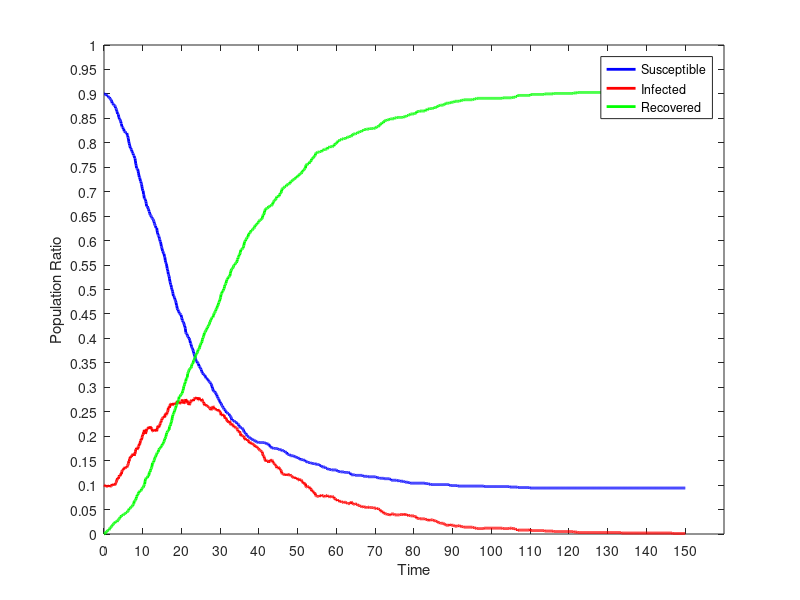

The MATLAB script that drew this image:
dynamics = [
0.00,90.000,10.000,0.000;
0.10,90.000,10.000,0.000;
0.20,90.000,9.900,0.100;
0.30,90.000,9.800,0.200;
0.40,89.900,9.900,0.200;
0.50,89.900,9.800,0.300;
0.60,89.800,9.700,0.500;
0.70,89.800,9.700,0.500;
0.80,89.600,9.800,0.600;
0.90,89.600,9.700,0.700;
1.00,89.600,9.700,0.700;
1.10,89.400,9.800,0.800;
1.20,89.300,9.900,0.800;
1.30,89.300,9.900,0.800;
1.40,89.300,9.700,1.000;
1.50,89.100,9.800,1.100;
1.60,89.000,9.700,1.300;
1.70,88.900,9.800,1.300;
1.80,88.800,9.800,1.400;
1.90,88.700,9.800,1.500;
2.00,88.500,9.900,1.600;
2.10,88.100,10.200,1.700;
2.20,88.100,10.000,1.900;
2.30,88.000,10.100,1.900;
2.40,87.900,10.100,2.000;
2.50,87.700,10.200,2.100;
2.60,87.700,10.100,2.200;
2.70,87.700,10.100,2.200;
2.80,87.600,10.000,2.400;
2.90,87.400,10.100,2.500;
3.00,87.100,10.400,2.500;
3.10,87.000,10.500,2.500;
3.20,86.800,10.700,2.500;
3.30,86.500,11.000,2.500;
3.40,86.300,11.200,2.500;
3.50,85.900,11.400,2.700;
3.60,85.900,11.300,2.800;
3.70,85.800,11.300,2.900;
3.80,85.300,11.700,3.000;
3.90,85.100,11.800,3.100;
4.00,84.800,12.000,3.200;
4.10,84.800,11.900,3.300;
4.20,84.600,11.900,3.500;
4.30,84.400,12.100,3.500;
4.40,84.000,12.400,3.600;
4.50,83.900,12.300,3.800;
4.60,83.400,12.800,3.800;
4.70,83.200,13.000,3.800;
4.80,83.200,13.000,3.800;
4.90,83.100,13.100,3.800;
5.00,82.800,13.300,3.900;
5.10,82.800,13.200,4.000;
5.20,82.400,13.500,4.100;
5.30,82.300,13.600,4.100;
5.40,82.300,13.500,4.200;
5.50,82.100,13.700,4.200;
5.60,82.100,13.600,4.300;
5.70,82.000,13.600,4.400;
5.80,82.000,13.600,4.400;
5.90,82.000,13.600,4.400;
6.00,81.600,13.900,4.500;
6.10,81.400,14.000,4.600;
6.20,81.100,14.200,4.700;
6.30,80.800,14.400,4.800;
6.40,80.200,14.900,4.900;
6.50,79.900,14.900,5.200;
6.60,79.500,15.300,5.200;
6.70,79.300,15.500,5.200;
6.80,78.900,15.800,5.300;
6.90,78.900,15.700,5.400;
7.00,78.700,15.800,5.500;
7.10,78.600,15.800,5.600;
7.20,78.300,16.100,5.600;
7.30,78.100,16.200,5.700;
7.40,77.900,16.300,5.800;
7.50,77.800,16.200,6.000;
7.60,77.500,16.400,6.100;
7.70,77.400,16.400,6.200;
7.80,77.300,16.000,6.700;
7.90,76.900,16.300,6.800;
8.00,76.800,16.400,6.800;
8.10,76.300,16.800,6.900;
8.20,75.700,17.300,7.000;
8.30,75.400,17.300,7.300;
8.40,74.800,17.600,7.600;
8.50,74.700,17.600,7.700;
8.60,74.700,17.300,8.000;
8.70,74.600,17.400,8.000;
8.80,74.200,17.600,8.200;
8.90,73.800,17.900,8.300;
9.00,73.400,18.000,8.600;
9.10,73.000,18.400,8.600;
9.20,72.900,18.300,8.800;
9.30,72.600,18.600,8.800;
9.40,72.200,19.000,8.800;
9.50,72.100,19.100,8.800;
9.60,71.700,19.400,8.900;
9.70,71.500,19.300,9.200;
9.80,71.000,19.700,9.300;
9.90,70.600,20.000,9.400;
10.00,70.200,20.300,9.500;
10.10,70.200,20.300,9.500;
10.20,69.500,20.800,9.700;
10.30,69.300,20.800,9.900;
10.40,68.600,21.300,10.100;
10.50,68.600,21.200,10.200;
10.60,68.500,20.700,10.800;
10.70,68.300,20.500,11.200;
10.80,68.000,20.700,11.300;
10.90,67.600,20.900,11.500;
11.00,67.000,21.500,11.500;
11.10,67.000,21.500,11.500;
11.20,67.000,21.500,11.500;
11.30,66.800,21.500,11.700;
11.40,66.500,21.600,11.900;
11.50,66.400,21.700,11.900;
11.60,66.000,21.900,12.100;
11.70,65.900,21.500,12.600;
11.80,65.600,21.700,12.700;
11.90,65.300,22.000,12.700;
12.00,65.200,21.800,13.000;
12.10,65.100,21.600,13.300;
12.20,64.900,21.700,13.400;
12.30,64.800,21.600,13.600;
12.40,64.600,21.500,13.900;
12.50,64.500,21.000,14.500;
12.60,64.400,21.000,14.600;
12.70,64.300,21.100,14.600;
12.80,64.100,21.200,14.700;
12.90,63.900,21.100,15.000;
13.00,63.500,21.300,15.200;
13.10,63.300,21.200,15.500;
13.20,63.100,21.200,15.700;
13.30,63.000,21.200,15.800;
13.40,62.600,21.400,16.000;
13.50,62.600,21.200,16.200;
13.60,62.600,21.000,16.400;
13.70,62.000,21.400,16.600;
13.80,61.600,21.800,16.600;
13.90,61.300,22.000,16.700;
14.00,61.100,22.100,16.800;
14.10,61.000,21.800,17.200;
14.20,60.800,21.900,17.300;
14.30,60.400,22.100,17.500;
14.40,60.200,22.300,17.500;
14.50,59.800,22.600,17.600;
14.60,59.700,22.700,17.600;
14.70,59.300,22.900,17.800;
14.80,58.800,23.200,18.000;
14.90,58.600,23.300,18.100;
15.00,58.300,23.600,18.100;
15.10,57.900,23.700,18.400;
15.20,57.800,23.800,18.400;
15.30,57.500,23.900,18.600;
15.40,57.300,23.900,18.800;
15.50,57.300,23.800,18.900;
15.60,56.700,24.100,19.200;
15.70,56.600,23.900,19.500;
15.80,56.000,24.500,19.500;
15.90,55.600,24.600,19.800;
16.00,55.400,24.600,20.000;
16.10,55.200,24.400,20.400;
16.20,54.800,24.500,20.700;
16.30,54.300,24.900,20.800;
16.40,54.000,25.000,21.000;
16.50,53.700,25.200,21.100;
16.60,53.100,25.800,21.100;
16.70,52.900,25.800,21.300;
16.80,52.700,26.000,21.300;
16.90,52.200,25.800,22.000;
17.00,51.700,26.200,22.100;
17.10,51.400,26.500,22.100;
17.20,51.000,26.600,22.400;
17.30,50.900,26.400,22.700;
17.40,50.400,26.600,23.000;
17.50,50.100,26.700,23.200;
17.60,49.900,26.400,23.700;
17.70,49.600,26.300,24.100;
17.80,49.200,26.400,24.400;
17.90,48.700,26.800,24.500;
18.00,48.700,26.600,24.700;
18.10,48.500,26.600,24.900;
18.20,48.300,26.500,25.200;
18.30,48.000,26.600,25.400;
18.40,47.800,26.600,25.600;
18.50,47.600,26.600,25.800;
18.60,47.300,26.500,26.200;
18.70,46.800,26.900,26.300;
18.80,46.600,26.900,26.500;
18.90,46.100,27.200,26.700;
19.00,45.900,27.100,27.000;
19.10,45.900,26.900,27.200;
19.20,45.500,27.100,27.400;
19.30,45.500,27.000,27.500;
19.40,45.200,26.700,28.100;
19.50,45.100,26.800,28.100;
19.60,45.100,26.800,28.100;
19.70,44.900,26.800,28.300;
19.80,44.800,26.700,28.500;
19.90,44.800,26.700,28.500;
20.00,44.300,27.100,28.600;
20.10,44.100,27.200,28.700;
20.20,43.700,27.500,28.800;
20.30,43.600,27.200,29.200;
20.40,43.400,27.200,29.400;
20.50,43.300,27.000,29.700;
20.60,43.100,26.700,30.200;
20.70,42.800,26.900,30.300;
20.80,42.600,26.800,30.600;
20.90,42.300,26.800,30.900;
21.00,42.000,26.900,31.100;
21.10,41.200,27.600,31.200;
21.20,41.000,27.300,31.700;
21.30,41.000,27.100,31.900;
21.40,40.900,27.200,31.900;
21.50,40.600,27.300,32.100;
21.60,40.400,26.800,32.800;
21.70,40.300,26.700,33.000;
21.80,40.300,26.500,33.200;
21.90,40.000,26.600,33.400;
22.00,40.000,26.400,33.600;
22.10,39.700,26.500,33.800;
22.20,39.500,26.700,33.800;
22.30,39.000,27.100,33.900;
22.40,38.900,27.200,33.900;
22.50,38.700,27.300,34.000;
22.60,38.300,27.400,34.300;
22.70,38.100,27.200,34.700;
22.80,38.000,27.200,34.800;
22.90,37.800,27.400,34.800;
23.00,37.500,27.500,35.000;
23.10,37.300,27.200,35.500;
23.20,36.900,27.600,35.500;
23.30,36.700,27.600,35.700;
23.40,36.400,27.700,35.900;
23.50,36.100,27.900,36.000;
23.60,35.900,27.800,36.300;
23.70,35.600,27.800,36.600;
23.80,35.400,27.800,36.800;
23.90,35.300,27.900,36.800;
24.00,35.300,27.700,37.000;
24.10,35.000,27.900,37.100;
24.20,34.900,27.700,37.400;
24.30,34.900,27.400,37.700;
24.40,34.800,27.400,37.800;
24.50,34.300,27.900,37.800;
24.60,34.300,27.800,37.900;
24.70,34.200,27.600,38.200;
24.80,34.000,27.400,38.600;
24.90,33.900,27.400,38.700;
25.00,33.700,27.400,38.900;
25.10,33.600,27.300,39.100;
25.20,33.300,27.600,39.100;
25.30,33.100,27.500,39.400;
25.40,32.900,27.300,39.800;
25.50,32.800,27.100,40.100;
25.60,32.800,27.000,40.200;
25.70,32.600,27.000,40.400;
25.80,32.600,26.700,40.700;
25.90,32.500,26.400,41.100;
26.00,32.500,26.300,41.200;
26.10,32.300,26.400,41.300;
26.20,32.100,26.500,41.400;
26.30,31.900,26.500,41.600;
26.40,31.900,26.300,41.800;
26.50,31.900,26.300,41.800;
26.60,31.700,26.100,42.200;
26.70,31.700,26.100,42.200;
26.80,31.500,26.100,42.400;
26.90,31.500,26.000,42.500;
27.00,31.300,26.000,42.700;
27.10,31.200,26.000,42.800;
27.20,31.100,25.900,43.000;
27.30,31.000,25.700,43.300;
27.40,31.000,25.600,43.400;
27.50,30.900,25.400,43.700;
27.60,30.700,25.500,43.800;
27.70,30.600,25.400,44.000;
27.80,30.300,25.500,44.200;
27.90,30.100,25.600,44.300;
28.00,29.800,25.900,44.300;
28.10,29.600,26.100,44.300;
28.20,29.300,26.100,44.600;
28.30,29.200,26.000,44.800;
28.40,29.200,25.700,45.100;
28.50,29.200,25.600,45.200;
28.60,29.000,25.700,45.300;
28.70,29.000,25.500,45.500;
28.80,28.900,25.500,45.600;
28.90,28.700,25.400,45.900;
29.00,28.500,25.400,46.100;
29.10,28.500,25.400,46.100;
29.20,28.100,25.500,46.400;
29.30,28.000,25.300,46.700;
29.40,27.800,25.500,46.700;
29.50,27.700,25.300,47.000;
29.60,27.600,25.100,47.300;
29.70,27.400,25.200,47.400;
29.80,27.200,25.200,47.600;
29.90,27.000,25.100,47.900;
30.00,27.000,24.900,48.100;
30.10,26.700,24.900,48.400;
30.20,26.700,24.300,49.000;
30.30,26.500,24.400,49.100;
30.40,26.300,24.500,49.200;
30.50,26.200,24.300,49.500;
30.60,26.100,24.200,49.700;
30.70,25.900,24.400,49.700;
30.80,25.800,24.400,49.800;
30.90,25.700,24.200,50.100;
31.00,25.500,24.300,50.200;
31.10,25.500,23.900,50.600;
31.20,25.400,23.700,50.900;
31.30,25.200,23.800,51.000;
31.40,25.200,23.600,51.200;
31.50,25.000,23.700,51.300;
31.60,24.800,23.500,51.700;
31.70,24.800,23.200,52.000;
31.80,24.800,23.100,52.100;
31.90,24.700,23.200,52.100;
32.00,24.600,23.000,52.400;
32.10,24.600,22.800,52.600;
32.20,24.600,22.800,52.600;
32.30,24.500,22.900,52.600;
32.40,24.200,23.100,52.700;
32.50,24.200,23.000,52.800;
32.60,24.100,22.600,53.300;
32.70,24.000,22.400,53.600;
32.80,23.800,22.300,53.900;
32.90,23.600,22.300,54.100;
33.00,23.300,22.500,54.200;
33.10,23.300,22.400,54.300;
33.20,23.300,22.400,54.300;
33.30,23.200,22.300,54.500;
33.40,23.200,22.100,54.700;
33.50,23.200,21.900,54.900;
33.60,23.100,21.900,55.000;
33.70,23.000,22.000,55.000;
33.80,22.900,21.900,55.200;
33.90,22.900,21.800,55.300;
34.00,22.900,21.700,55.400;
34.10,22.800,21.700,55.500;
34.20,22.800,21.700,55.500;
34.30,22.700,21.600,55.700;
34.40,22.500,21.400,56.100;
34.50,22.500,21.300,56.200;
34.60,22.500,21.000,56.500;
34.70,22.400,21.000,56.600;
34.80,22.300,20.900,56.800;
34.90,22.000,20.900,57.100;
35.00,21.900,21.000,57.100;
35.10,21.900,20.700,57.400;
35.20,21.800,20.600,57.600;
35.30,21.800,20.100,58.100;
35.40,21.700,20.200,58.100;
35.50,21.700,20.100,58.200;
35.60,21.700,20.100,58.200;
35.70,21.600,20.100,58.300;
35.80,21.500,20.100,58.400;
35.90,21.400,20.100,58.500;
36.00,21.200,20.000,58.800;
36.10,21.000,20.000,59.000;
36.20,20.800,19.700,59.500;
36.30,20.800,19.400,59.800;
36.40,20.700,19.400,59.900;
36.50,20.600,19.500,59.900;
36.60,20.600,19.200,60.200;
36.70,20.400,19.300,60.300;
36.80,20.300,19.300,60.400;
36.90,20.100,19.300,60.600;
37.00,20.100,19.200,60.700;
37.10,20.000,19.300,60.700;
37.20,19.900,19.200,60.900;
37.30,19.800,18.900,61.300;
37.40,19.800,18.900,61.300;
37.50,19.800,18.600,61.600;
37.60,19.700,18.700,61.600;
37.70,19.600,18.800,61.600;
37.80,19.600,18.700,61.700;
37.90,19.500,18.600,61.900;
38.00,19.500,18.400,62.100;
38.10,19.400,18.500,62.100;
38.20,19.400,18.500,62.100;
38.30,19.300,18.500,62.200;
38.40,19.300,18.400,62.300;
38.50,19.200,18.400,62.400;
38.60,19.200,18.300,62.500;
38.70,19.200,18.300,62.500;
38.80,19.200,18.100,62.700;
38.90,19.100,18.100,62.800;
39.00,19.100,17.800,63.100;
39.10,19.000,17.900,63.100;
39.20,18.900,17.900,63.200;
39.30,18.800,17.900,63.300;
39.40,18.800,17.900,63.300;
39.50,18.800,17.800,63.400;
39.60,18.800,17.600,63.600;
39.70,18.800,17.600,63.600;
39.80,18.800,17.500,63.700;
39.90,18.700,17.500,63.800;
40.00,18.700,17.300,64.000;
40.10,18.700,17.200,64.100;
40.20,18.700,17.100,64.200;
40.30,18.700,17.100,64.200;
40.40,18.700,17.100,64.200;
40.50,18.700,17.000,64.300;
40.60,18.700,16.900,64.400;
40.70,18.700,16.900,64.400;
40.80,18.700,16.800,64.500;
40.90,18.700,16.500,64.800;
41.00,18.700,16.200,65.100;
41.10,18.700,16.000,65.300;
41.20,18.700,16.000,65.300;
41.30,18.700,15.800,65.500;
41.40,18.700,15.500,65.800;
41.50,18.600,15.300,66.100;
41.60,18.600,15.100,66.300;
41.70,18.600,14.900,66.500;
41.80,18.500,15.000,66.500;
41.90,18.500,14.900,66.600;
42.00,18.400,15.000,66.600;
42.10,18.400,15.000,66.600;
42.20,18.400,15.000,66.600;
42.30,18.400,14.900,66.700;
42.40,18.400,14.800,66.800;
42.50,18.400,14.600,67.000;
42.60,18.200,14.800,67.000;
42.70,18.200,14.800,67.000;
42.80,18.000,14.900,67.100;
42.90,17.800,15.100,67.100;
43.00,17.800,15.100,67.100;
43.10,17.700,15.200,67.100;
43.20,17.700,15.100,67.200;
43.30,17.600,15.100,67.300;
43.40,17.600,15.100,67.300;
43.50,17.600,15.000,67.400;
43.60,17.600,14.700,67.700;
43.70,17.600,14.500,67.900;
43.80,17.500,14.500,68.000;
43.90,17.500,14.400,68.100;
44.00,17.500,14.300,68.200;
44.10,17.500,14.300,68.200;
44.20,17.500,14.100,68.400;
44.30,17.500,14.100,68.400;
44.40,17.500,13.900,68.600;
44.50,17.500,13.800,68.700;
44.60,17.500,13.500,69.000;
44.70,17.500,13.500,69.000;
44.80,17.500,13.500,69.000;
44.90,17.400,13.600,69.000;
45.00,17.300,13.700,69.000;
45.10,17.300,13.600,69.100;
45.20,17.300,13.600,69.100;
45.30,17.300,13.300,69.400;
45.40,17.200,13.300,69.500;
45.50,17.200,13.100,69.700;
45.60,17.200,13.100,69.700;
45.70,17.200,13.000,69.800;
45.80,17.200,12.700,70.100;
45.90,17.200,12.400,70.400;
46.00,17.100,12.300,70.600;
46.10,17.000,12.300,70.700;
46.20,17.000,12.300,70.700;
46.30,17.000,12.300,70.700;
46.40,17.000,12.200,70.800;
46.50,16.900,12.200,70.900;
46.60,16.900,12.100,71.000;
46.70,16.900,12.000,71.100;
46.80,16.800,12.100,71.100;
46.90,16.700,12.200,71.100;
47.00,16.700,12.200,71.100;
47.10,16.700,12.000,71.300;
47.20,16.500,12.100,71.400;
47.30,16.300,12.200,71.500;
47.40,16.300,12.200,71.500;
47.50,16.300,12.100,71.600;
47.60,16.300,12.100,71.600;
47.70,16.300,12.100,71.600;
47.80,16.300,12.100,71.600;
47.90,16.200,12.200,71.600;
48.00,16.100,12.200,71.700;
48.10,16.000,12.000,72.000;
48.20,16.000,11.900,72.100;
48.30,16.000,11.900,72.100;
48.40,16.000,11.900,72.100;
48.50,16.000,11.800,72.200;
48.60,16.000,11.700,72.300;
48.70,16.000,11.600,72.400;
48.80,16.000,11.600,72.400;
48.90,16.000,11.500,72.500;
49.00,15.900,11.600,72.500;
49.10,15.900,11.500,72.600;
49.20,15.800,11.600,72.600;
49.30,15.800,11.500,72.700;
49.40,15.800,11.400,72.800;
49.50,15.700,11.500,72.800;
49.60,15.700,11.300,73.000;
49.70,15.700,11.300,73.000;
49.80,15.600,11.400,73.000;
49.90,15.600,11.200,73.200;
50.00,15.600,11.200,73.200;
50.10,15.500,11.300,73.200;
50.20,15.500,11.300,73.200;
50.30,15.500,11.100,73.400;
50.40,15.500,11.000,73.500;
50.50,15.500,10.900,73.600;
50.60,15.300,11.100,73.600;
50.70,15.200,11.100,73.700;
50.80,15.200,11.100,73.700;
50.90,15.200,11.100,73.700;
51.00,15.200,10.900,73.900;
51.10,15.200,10.800,74.000;
51.20,15.200,10.600,74.200;
51.30,15.200,10.600,74.200;
51.40,15.200,10.400,74.400;
51.50,15.100,10.500,74.400;
51.60,15.100,10.400,74.500;
51.70,15.100,10.300,74.600;
51.80,15.100,10.200,74.700;
51.90,14.900,10.300,74.800;
52.00,14.900,10.300,74.800;
52.10,14.900,9.700,75.400;
52.20,14.900,9.600,75.500;
52.30,14.800,9.600,75.600;
52.40,14.800,9.600,75.600;
52.50,14.700,9.700,75.600;
52.60,14.600,9.700,75.700;
52.70,14.600,9.700,75.700;
52.80,14.600,9.700,75.700;
52.90,14.600,9.700,75.700;
53.00,14.600,9.400,76.000;
53.10,14.600,9.300,76.100;
53.20,14.600,9.300,76.100;
53.30,14.500,9.400,76.100;
53.40,14.500,9.200,76.300;
53.50,14.500,9.100,76.400;
53.60,14.500,8.800,76.700;
53.70,14.400,8.900,76.700;
53.80,14.400,8.800,76.800;
53.90,14.400,8.800,76.800;
54.00,14.400,8.600,77.000;
54.10,14.400,8.600,77.000;
54.20,14.400,8.400,77.200;
54.30,14.400,8.300,77.300;
54.40,14.300,8.400,77.300;
54.50,14.300,8.300,77.400;
54.60,14.300,7.900,77.800;
54.70,14.300,7.800,77.900;
54.80,14.300,7.800,77.900;
54.90,14.300,7.700,78.000;
55.00,14.300,7.700,78.000;
55.10,14.200,7.700,78.100;
55.20,14.200,7.700,78.100;
55.30,14.200,7.700,78.100;
55.40,14.200,7.700,78.100;
55.50,14.100,7.800,78.100;
55.60,14.100,7.800,78.100;
55.70,14.100,7.700,78.200;
55.80,14.000,7.800,78.200;
55.90,14.000,7.800,78.200;
56.00,14.000,7.800,78.200;
56.10,13.800,8.000,78.200;
56.20,13.800,7.900,78.300;
56.30,13.700,7.800,78.500;
56.40,13.700,7.800,78.500;
56.50,13.700,7.800,78.500;
56.60,13.700,7.800,78.500;
56.70,13.700,7.800,78.500;
56.80,13.700,7.700,78.600;
56.90,13.700,7.600,78.700;
57.00,13.700,7.600,78.700;
57.10,13.600,7.700,78.700;
57.20,13.500,7.800,78.700;
57.30,13.400,7.900,78.700;
57.40,13.400,7.900,78.700;
57.50,13.400,7.900,78.700;
57.60,13.400,7.900,78.700;
57.70,13.300,7.800,78.900;
57.80,13.300,7.600,79.100;
57.90,13.300,7.600,79.100;
58.00,13.200,7.700,79.100;
58.10,13.200,7.700,79.100;
58.20,13.200,7.700,79.100;
58.30,13.200,7.600,79.200;
58.40,13.200,7.600,79.200;
58.50,13.200,7.600,79.200;
58.60,13.200,7.600,79.200;
58.70,13.100,7.700,79.200;
58.80,13.100,7.700,79.200;
58.90,13.100,7.700,79.200;
59.00,13.100,7.600,79.300;
59.10,13.100,7.600,79.300;
59.20,13.100,7.600,79.300;
59.30,13.100,7.600,79.300;
59.40,13.100,7.300,79.600;
59.50,13.100,7.200,79.700;
59.60,13.100,7.200,79.700;
59.70,13.100,7.200,79.700;
59.80,13.100,7.000,79.900;
59.90,13.100,7.000,79.900;
60.00,13.100,7.000,79.900;
60.10,13.000,7.000,80.000;
60.20,13.000,6.800,80.200;
60.30,12.800,7.000,80.200;
60.40,12.800,6.800,80.400;
60.50,12.800,6.800,80.400;
60.60,12.800,6.800,80.400;
60.70,12.800,6.700,80.500;
60.80,12.800,6.700,80.500;
60.90,12.800,6.600,80.600;
61.00,12.700,6.700,80.600;
61.10,12.700,6.700,80.600;
61.20,12.700,6.700,80.600;
61.30,12.700,6.600,80.700;
61.40,12.700,6.500,80.800;
61.50,12.700,6.500,80.800;
61.60,12.700,6.500,80.800;
61.70,12.700,6.500,80.800;
61.80,12.700,6.500,80.800;
61.90,12.700,6.400,80.900;
62.00,12.600,6.500,80.900;
62.10,12.600,6.500,80.900;
62.20,12.600,6.500,80.900;
62.30,12.600,6.500,80.900;
62.40,12.600,6.500,80.900;
62.50,12.600,6.400,81.000;
62.60,12.600,6.400,81.000;
62.70,12.600,6.400,81.000;
62.80,12.600,6.300,81.100;
62.90,12.600,6.200,81.200;
63.00,12.600,6.200,81.200;
63.10,12.600,6.200,81.200;
63.20,12.500,6.200,81.300;
63.30,12.500,6.200,81.300;
63.40,12.500,6.200,81.300;
63.50,12.500,6.200,81.300;
63.60,12.300,6.400,81.300;
63.70,12.300,6.400,81.300;
63.80,12.100,6.600,81.300;
63.90,12.100,6.500,81.400;
64.00,12.100,6.400,81.500;
64.10,12.100,6.200,81.700;
64.20,12.100,6.200,81.700;
64.30,12.100,6.100,81.800;
64.40,12.100,6.100,81.800;
64.50,12.100,6.100,81.800;
64.60,12.100,6.100,81.800;
64.70,12.100,6.100,81.800;
64.80,12.000,6.200,81.800;
64.90,12.000,6.200,81.800;
65.00,12.000,6.100,81.900;
65.10,12.000,6.100,81.900;
65.20,12.000,6.100,81.900;
65.30,12.000,6.100,81.900;
65.40,12.000,6.000,82.000;
65.50,12.000,5.900,82.100;
65.60,12.000,5.800,82.200;
65.70,12.000,5.800,82.200;
65.80,12.000,5.800,82.200;
65.90,12.000,5.800,82.200;
66.00,12.000,5.800,82.200;
66.10,12.000,5.700,82.300;
66.20,12.000,5.700,82.300;
66.30,12.000,5.700,82.300;
66.40,12.000,5.700,82.300;
66.50,12.000,5.600,82.400;
66.60,12.000,5.500,82.500;
66.70,12.000,5.500,82.500;
66.80,11.900,5.600,82.500;
66.90,11.800,5.600,82.600;
67.00,11.800,5.600,82.600;
67.10,11.800,5.500,82.700;
67.20,11.800,5.500,82.700;
67.30,11.800,5.500,82.700;
67.40,11.800,5.500,82.700;
67.50,11.800,5.500,82.700;
67.60,11.800,5.500,82.700;
67.70,11.800,5.400,82.800;
67.80,11.800,5.400,82.800;
67.90,11.800,5.400,82.800;
68.00,11.800,5.400,82.800;
68.10,11.700,5.500,82.800;
68.20,11.700,5.500,82.800;
68.30,11.700,5.500,82.800;
68.40,11.700,5.500,82.800;
68.50,11.700,5.400,82.900;
68.60,11.700,5.400,82.900;
68.70,11.700,5.400,82.900;
68.80,11.700,5.400,82.900;
68.90,11.700,5.400,82.900;
69.00,11.700,5.400,82.900;
69.10,11.700,5.400,82.900;
69.20,11.700,5.400,82.900;
69.30,11.700,5.400,82.900;
69.40,11.700,5.400,82.900;
69.50,11.700,5.400,82.900;
69.60,11.700,5.300,83.000;
69.70,11.700,5.300,83.000;
69.80,11.700,5.300,83.000;
69.90,11.700,5.300,83.000;
70.00,11.700,5.300,83.000;
70.10,11.700,5.300,83.000;
70.20,11.600,5.300,83.100;
70.30,11.600,5.200,83.200;
70.40,11.600,5.100,83.300;
70.50,11.500,5.200,83.300;
70.60,11.500,5.200,83.300;
70.70,11.500,5.200,83.300;
70.80,11.500,5.200,83.300;
70.90,11.500,5.100,83.400;
71.00,11.500,5.000,83.500;
71.10,11.400,5.000,83.600;
71.20,11.400,5.000,83.600;
71.30,11.400,4.900,83.700;
71.40,11.400,4.700,83.900;
71.50,11.400,4.700,83.900;
71.60,11.400,4.700,83.900;
71.70,11.400,4.500,84.100;
71.80,11.400,4.500,84.100;
71.90,11.400,4.500,84.100;
72.00,11.400,4.500,84.100;
72.10,11.400,4.500,84.100;
72.20,11.400,4.300,84.300;
72.30,11.300,4.300,84.400;
72.40,11.300,4.200,84.500;
72.50,11.300,4.200,84.500;
72.60,11.300,4.100,84.600;
72.70,11.300,4.100,84.600;
72.80,11.300,4.100,84.600;
72.90,11.300,4.100,84.600;
73.00,11.300,4.100,84.600;
73.10,11.300,4.000,84.700;
73.20,11.300,4.000,84.700;
73.30,11.300,4.000,84.700;
73.40,11.300,4.000,84.700;
73.50,11.300,4.000,84.700;
73.60,11.300,3.900,84.800;
73.70,11.300,3.900,84.800;
73.80,11.200,4.000,84.800;
73.90,11.200,3.900,84.900;
74.00,11.200,3.900,84.900;
74.10,11.000,4.100,84.900;
74.20,11.000,4.100,84.900;
74.30,11.000,4.100,84.900;
74.40,11.000,4.100,84.900;
74.50,11.000,4.100,84.900;
74.60,11.000,4.100,84.900;
74.70,11.000,4.100,84.900;
74.80,11.000,4.100,84.900;
74.90,11.000,4.000,85.000;
75.00,11.000,3.900,85.100;
75.10,11.000,3.900,85.100;
75.20,11.000,3.900,85.100;
75.30,11.000,3.900,85.100;
75.40,11.000,3.900,85.100;
75.50,11.000,3.900,85.100;
75.60,10.900,3.900,85.200;
75.70,10.900,3.900,85.200;
75.80,10.900,3.900,85.200;
75.90,10.900,3.900,85.200;
76.00,10.900,3.900,85.200;
76.10,10.900,3.900,85.200;
76.20,10.900,3.900,85.200;
76.30,10.900,3.900,85.200;
76.40,10.800,4.000,85.200;
76.50,10.800,4.000,85.200;
76.60,10.800,4.000,85.200;
76.70,10.800,4.000,85.200;
76.80,10.800,4.000,85.200;
76.90,10.800,4.000,85.200;
77.00,10.800,4.000,85.200;
77.10,10.800,4.000,85.200;
77.20,10.800,3.900,85.300;
77.30,10.700,4.000,85.300;
77.40,10.700,4.000,85.300;
77.50,10.700,4.000,85.300;
77.60,10.700,4.000,85.300;
77.70,10.600,4.100,85.300;
77.80,10.600,4.000,85.400;
77.90,10.600,4.000,85.400;
78.00,10.600,4.000,85.400;
78.10,10.600,3.900,85.500;
78.20,10.600,3.800,85.600;
78.30,10.600,3.800,85.600;
78.40,10.600,3.800,85.600;
78.50,10.500,3.900,85.600;
78.60,10.500,3.800,85.700;
78.70,10.500,3.800,85.700;
78.80,10.500,3.800,85.700;
78.90,10.500,3.800,85.700;
79.00,10.400,3.800,85.800;
79.10,10.400,3.700,85.900;
79.20,10.400,3.700,85.900;
79.30,10.400,3.700,85.900;
79.40,10.400,3.700,85.900;
79.50,10.400,3.700,85.900;
79.60,10.400,3.700,85.900;
79.70,10.400,3.700,85.900;
79.80,10.400,3.700,85.900;
79.90,10.400,3.700,85.900;
80.00,10.400,3.700,85.900;
80.10,10.400,3.600,86.000;
80.20,10.400,3.600,86.000;
80.30,10.400,3.600,86.000;
80.40,10.400,3.600,86.000;
80.50,10.400,3.500,86.100;
80.60,10.400,3.500,86.100;
80.70,10.400,3.200,86.400;
80.80,10.400,3.200,86.400;
80.90,10.400,3.200,86.400;
81.00,10.400,3.200,86.400;
81.10,10.400,3.200,86.400;
81.20,10.400,3.200,86.400;
81.30,10.400,3.200,86.400;
81.40,10.400,3.200,86.400;
81.50,10.400,3.100,86.500;
81.60,10.400,3.100,86.500;
81.70,10.400,3.100,86.500;
81.80,10.400,3.100,86.500;
81.90,10.400,3.100,86.500;
82.00,10.400,3.100,86.500;
82.10,10.400,3.100,86.500;
82.20,10.400,3.100,86.500;
82.30,10.400,3.100,86.500;
82.40,10.400,3.100,86.500;
82.50,10.400,3.100,86.500;
82.60,10.400,3.100,86.500;
82.70,10.400,3.100,86.500;
82.80,10.400,3.100,86.500;
82.90,10.300,3.000,86.700;
83.00,10.300,3.000,86.700;
83.10,10.300,3.000,86.700;
83.20,10.300,3.000,86.700;
83.30,10.300,3.000,86.700;
83.40,10.300,3.000,86.700;
83.50,10.300,2.800,86.900;
83.60,10.300,2.800,86.900;
83.70,10.300,2.800,86.900;
83.80,10.200,2.900,86.900;
83.90,10.200,2.900,86.900;
84.00,10.200,2.800,87.000;
84.10,10.200,2.800,87.000;
84.20,10.200,2.800,87.000;
84.30,10.100,2.900,87.000;
84.40,10.100,2.900,87.000;
84.50,10.100,2.900,87.000;
84.60,10.100,2.900,87.000;
84.70,10.100,2.900,87.000;
84.80,10.100,2.900,87.000;
84.90,10.100,2.800,87.100;
85.00,10.100,2.800,87.100;
85.10,10.100,2.800,87.100;
85.20,10.100,2.700,87.200;
85.30,10.100,2.700,87.200;
85.40,10.100,2.700,87.200;
85.50,10.100,2.700,87.200;
85.60,10.100,2.700,87.200;
85.70,10.100,2.600,87.300;
85.80,10.100,2.600,87.300;
85.90,10.100,2.600,87.300;
86.00,10.100,2.500,87.400;
86.10,10.100,2.500,87.400;
86.20,10.100,2.400,87.500;
86.30,10.100,2.300,87.600;
86.40,10.100,2.300,87.600;
86.50,10.100,2.300,87.600;
86.60,10.100,2.300,87.600;
86.70,10.100,2.300,87.600;
86.80,10.100,2.200,87.700;
86.90,10.100,2.200,87.700;
87.00,10.100,2.200,87.700;
87.10,10.100,2.200,87.700;
87.20,10.100,2.200,87.700;
87.30,10.100,2.200,87.700;
87.40,10.100,2.200,87.700;
87.50,10.100,2.200,87.700;
87.60,10.100,2.200,87.700;
87.70,10.100,2.100,87.800;
87.80,10.100,2.100,87.800;
87.90,10.100,2.000,87.900;
88.00,10.100,1.900,88.000;
88.10,10.100,1.900,88.000;
88.20,10.100,1.800,88.100;
88.30,10.100,1.800,88.100;
88.40,10.100,1.800,88.100;
88.50,10.100,1.800,88.100;
88.60,10.100,1.800,88.100;
88.70,10.100,1.800,88.100;
88.80,10.100,1.800,88.100;
88.90,10.100,1.800,88.100;
89.00,10.100,1.800,88.100;
89.10,10.000,1.900,88.100;
89.20,10.000,1.800,88.200;
89.30,10.000,1.800,88.200;
89.40,9.900,1.900,88.200;
89.50,9.900,1.900,88.200;
89.60,9.900,1.800,88.300;
89.70,9.900,1.800,88.300;
89.80,9.900,1.800,88.300;
89.90,9.900,1.800,88.300;
90.00,9.900,1.800,88.300;
90.10,9.900,1.800,88.300;
90.20,9.900,1.800,88.300;
90.30,9.900,1.700,88.400;
90.40,9.900,1.700,88.400;
90.50,9.900,1.600,88.500;
90.60,9.900,1.600,88.500;
90.70,9.900,1.600,88.500;
90.80,9.900,1.600,88.500;
90.90,9.900,1.600,88.500;
91.00,9.900,1.600,88.500;
91.10,9.900,1.600,88.500;
91.20,9.900,1.600,88.500;
91.30,9.800,1.700,88.500;
91.40,9.800,1.700,88.500;
91.50,9.800,1.700,88.500;
91.60,9.800,1.700,88.500;
91.70,9.800,1.700,88.500;
91.80,9.800,1.600,88.600;
91.90,9.800,1.600,88.600;
92.00,9.800,1.600,88.600;
92.10,9.800,1.600,88.600;
92.20,9.800,1.500,88.700;
92.30,9.800,1.500,88.700;
92.40,9.800,1.500,88.700;
92.50,9.800,1.500,88.700;
92.60,9.800,1.500,88.700;
92.70,9.800,1.500,88.700;
92.80,9.800,1.400,88.800;
92.90,9.800,1.400,88.800;
93.00,9.800,1.400,88.800;
93.10,9.800,1.400,88.800;
93.20,9.800,1.400,88.800;
93.30,9.800,1.400,88.800;
93.40,9.800,1.400,88.800;
93.50,9.800,1.400,88.800;
93.60,9.800,1.400,88.800;
93.70,9.800,1.400,88.800;
93.80,9.800,1.400,88.800;
93.90,9.800,1.400,88.800;
94.00,9.800,1.400,88.800;
94.10,9.800,1.400,88.800;
94.20,9.800,1.400,88.800;
94.30,9.800,1.400,88.800;
94.40,9.800,1.400,88.800;
94.50,9.800,1.400,88.800;
94.60,9.800,1.400,88.800;
94.70,9.800,1.400,88.800;
94.80,9.800,1.400,88.800;
94.90,9.800,1.400,88.800;
95.00,9.800,1.400,88.800;
95.10,9.800,1.400,88.800;
95.20,9.800,1.300,88.900;
95.30,9.800,1.300,88.900;
95.40,9.800,1.300,88.900;
95.50,9.800,1.300,88.900;
95.60,9.800,1.300,88.900;
95.70,9.800,1.200,89.000;
95.80,9.800,1.200,89.000;
95.90,9.800,1.200,89.000;
96.00,9.800,1.200,89.000;
96.10,9.800,1.200,89.000;
96.20,9.800,1.100,89.100;
96.30,9.800,1.100,89.100;
96.40,9.800,1.100,89.100;
96.50,9.800,1.100,89.100;
96.60,9.800,1.100,89.100;
96.70,9.800,1.100,89.100;
96.80,9.800,1.100,89.100;
96.90,9.800,1.100,89.100;
97.00,9.800,1.100,89.100;
97.10,9.800,1.100,89.100;
97.20,9.800,1.100,89.100;
97.30,9.800,1.100,89.100;
97.40,9.800,1.100,89.100;
97.50,9.800,1.100,89.100;
97.60,9.800,1.100,89.100;
97.70,9.800,1.100,89.100;
97.80,9.800,1.100,89.100;
97.90,9.800,1.100,89.100;
98.00,9.800,1.100,89.100;
98.10,9.700,1.200,89.100;
98.20,9.700,1.200,89.100;
98.30,9.700,1.200,89.100;
98.40,9.700,1.200,89.100;
98.50,9.700,1.200,89.100;
98.60,9.700,1.200,89.100;
98.70,9.700,1.200,89.100;
98.80,9.700,1.200,89.100;
98.90,9.700,1.200,89.100;
99.00,9.700,1.200,89.100;
99.10,9.700,1.200,89.100;
99.20,9.700,1.200,89.100;
99.30,9.700,1.200,89.100;
99.40,9.700,1.200,89.100;
99.50,9.700,1.200,89.100;
99.60,9.700,1.200,89.100;
99.70,9.700,1.200,89.100;
99.80,9.700,1.200,89.100;
99.90,9.700,1.200,89.100;
100.00,9.700,1.200,89.100;
100.10,9.700,1.200,89.100;
100.20,9.700,1.200,89.100;
100.30,9.700,1.200,89.100;
100.40,9.700,1.200,89.100;
100.50,9.700,1.200,89.100;
100.60,9.700,1.200,89.100;
100.70,9.700,1.200,89.100;
100.80,9.700,1.200,89.100;
100.90,9.700,1.200,89.100;
101.00,9.700,1.200,89.100;
101.10,9.700,1.200,89.100;
101.20,9.700,1.200,89.100;
101.30,9.700,1.200,89.100;
101.40,9.700,1.200,89.100;
101.50,9.700,1.200,89.100;
101.60,9.700,1.200,89.100;
101.70,9.700,1.200,89.100;
101.80,9.700,1.200,89.100;
101.90,9.700,1.200,89.100;
102.00,9.700,1.200,89.100;
102.10,9.700,1.200,89.100;
102.20,9.700,1.200,89.100;
102.30,9.700,1.200,89.100;
102.40,9.700,1.200,89.100;
102.50,9.700,1.200,89.100;
102.60,9.700,1.200,89.100;
102.70,9.700,1.200,89.100;
102.80,9.700,1.200,89.100;
102.90,9.700,1.100,89.200;
103.00,9.700,1.100,89.200;
103.10,9.700,1.100,89.200;
103.20,9.700,1.100,89.200;
103.30,9.700,1.100,89.200;
103.40,9.700,1.100,89.200;
103.50,9.700,1.100,89.200;
103.60,9.700,1.100,89.200;
103.70,9.700,1.100,89.200;
103.80,9.700,1.100,89.200;
103.90,9.700,1.100,89.200;
104.00,9.700,1.100,89.200;
104.10,9.700,1.100,89.200;
104.20,9.700,1.100,89.200;
104.30,9.700,1.100,89.200;
104.40,9.700,1.100,89.200;
104.50,9.700,1.100,89.200;
104.60,9.700,1.100,89.200;
104.70,9.600,1.200,89.200;
104.80,9.600,1.200,89.200;
104.90,9.600,1.200,89.200;
105.00,9.600,1.200,89.200;
105.10,9.600,1.200,89.200;
105.20,9.600,1.200,89.200;
105.30,9.600,1.100,89.300;
105.40,9.600,1.100,89.300;
105.50,9.600,1.100,89.300;
105.60,9.600,1.100,89.300;
105.70,9.600,1.100,89.300;
105.80,9.600,1.100,89.300;
105.90,9.600,1.100,89.300;
106.00,9.600,1.100,89.300;
106.10,9.600,1.100,89.300;
106.20,9.600,1.000,89.400;
106.30,9.600,0.900,89.500;
106.40,9.600,0.900,89.500;
106.50,9.600,0.900,89.500;
106.60,9.600,0.900,89.500;
106.70,9.600,0.700,89.700;
106.80,9.500,0.800,89.700;
106.90,9.500,0.800,89.700;
107.00,9.500,0.800,89.700;
107.10,9.500,0.800,89.700;
107.20,9.500,0.800,89.700;
107.30,9.500,0.800,89.700;
107.40,9.500,0.800,89.700;
107.50,9.500,0.800,89.700;
107.60,9.500,0.800,89.700;
107.70,9.500,0.800,89.700;
107.80,9.500,0.800,89.700;
107.90,9.500,0.800,89.700;
108.00,9.500,0.800,89.700;
108.10,9.500,0.800,89.700;
108.20,9.500,0.800,89.700;
108.30,9.500,0.800,89.700;
108.40,9.500,0.800,89.700;
108.50,9.500,0.800,89.700;
108.60,9.500,0.800,89.700;
108.70,9.500,0.800,89.700;
108.80,9.500,0.800,89.700;
108.90,9.500,0.800,89.700;
109.00,9.500,0.800,89.700;
109.10,9.500,0.800,89.700;
109.20,9.500,0.800,89.700;
109.30,9.500,0.800,89.700;
109.40,9.500,0.800,89.700;
109.50,9.500,0.800,89.700;
109.60,9.500,0.800,89.700;
109.70,9.500,0.800,89.700;
109.80,9.500,0.800,89.700;
109.90,9.400,0.900,89.700;
110.00,9.400,0.900,89.700;
110.10,9.400,0.700,89.900;
110.20,9.400,0.700,89.900;
110.30,9.400,0.700,89.900;
110.40,9.400,0.700,89.900;
110.50,9.400,0.700,89.900;
110.60,9.400,0.700,89.900;
110.70,9.400,0.700,89.900;
110.80,9.400,0.700,89.900;
110.90,9.400,0.700,89.900;
111.00,9.400,0.700,89.900;
111.10,9.400,0.700,89.900;
111.20,9.400,0.700,89.900;
111.30,9.400,0.700,89.900;
111.40,9.400,0.700,89.900;
111.50,9.400,0.700,89.900;
111.60,9.400,0.700,89.900;
111.70,9.400,0.700,89.900;
111.80,9.400,0.700,89.900;
111.90,9.400,0.700,89.900;
112.00,9.400,0.700,89.900;
112.10,9.400,0.700,89.900;
112.20,9.400,0.700,89.900;
112.30,9.400,0.700,89.900;
112.40,9.400,0.700,89.900;
112.50,9.400,0.700,89.900;
112.60,9.400,0.700,89.900;
112.70,9.400,0.700,89.900;
112.80,9.400,0.700,89.900;
112.90,9.400,0.700,89.900;
113.00,9.400,0.700,89.900;
113.10,9.400,0.700,89.900;
113.20,9.400,0.700,89.900;
113.30,9.400,0.700,89.900;
113.40,9.400,0.700,89.900;
113.50,9.400,0.700,89.900;
113.60,9.400,0.700,89.900;
113.70,9.400,0.600,90.000;
113.80,9.400,0.600,90.000;
113.90,9.400,0.600,90.000;
114.00,9.400,0.600,90.000;
114.10,9.400,0.600,90.000;
114.20,9.400,0.600,90.000;
114.30,9.400,0.600,90.000;
114.40,9.400,0.600,90.000;
114.50,9.400,0.600,90.000;
114.60,9.400,0.600,90.000;
114.70,9.400,0.600,90.000;
114.80,9.400,0.600,90.000;
114.90,9.400,0.600,90.000;
115.00,9.400,0.600,90.000;
115.10,9.400,0.600,90.000;
115.20,9.400,0.600,90.000;
115.30,9.400,0.600,90.000;
115.40,9.400,0.600,90.000;
115.50,9.400,0.600,90.000;
115.60,9.400,0.600,90.000;
115.70,9.400,0.600,90.000;
115.80,9.400,0.600,90.000;
115.90,9.400,0.600,90.000;
116.00,9.400,0.500,90.100;
116.10,9.400,0.500,90.100;
116.20,9.400,0.500,90.100;
116.30,9.400,0.500,90.100;
116.40,9.400,0.500,90.100;
116.50,9.400,0.500,90.100;
116.60,9.400,0.500,90.100;
116.70,9.400,0.500,90.100;
116.80,9.400,0.500,90.100;
116.90,9.400,0.500,90.100;
117.00,9.400,0.500,90.100;
117.10,9.400,0.500,90.100;
117.20,9.400,0.500,90.100;
117.30,9.400,0.500,90.100;
117.40,9.400,0.500,90.100;
117.50,9.400,0.500,90.100;
117.60,9.400,0.500,90.100;
117.70,9.400,0.500,90.100;
117.80,9.400,0.500,90.100;
117.90,9.400,0.500,90.100;
118.00,9.400,0.500,90.100;
118.10,9.400,0.500,90.100;
118.20,9.400,0.500,90.100;
118.30,9.400,0.500,90.100;
118.40,9.400,0.500,90.100;
118.50,9.400,0.500,90.100;
118.60,9.400,0.500,90.100;
118.70,9.400,0.500,90.100;
118.80,9.400,0.500,90.100;
118.90,9.400,0.500,90.100;
119.00,9.400,0.500,90.100;
119.10,9.400,0.500,90.100;
119.20,9.400,0.500,90.100;
119.30,9.400,0.500,90.100;
119.40,9.400,0.500,90.100;
119.50,9.400,0.500,90.100;
119.60,9.400,0.500,90.100;
119.70,9.400,0.500,90.100;
119.80,9.400,0.500,90.100;
119.90,9.400,0.500,90.100;
120.00,9.400,0.500,90.100;
120.10,9.400,0.500,90.100;
120.20,9.400,0.500,90.100;
120.30,9.400,0.500,90.100;
120.40,9.400,0.500,90.100;
120.50,9.400,0.500,90.100;
120.60,9.400,0.500,90.100;
120.70,9.400,0.500,90.100;
120.80,9.400,0.500,90.100;
120.90,9.400,0.500,90.100;
121.00,9.400,0.500,90.100;
121.10,9.400,0.500,90.100;
121.20,9.400,0.400,90.200;
121.30,9.400,0.400,90.200;
121.40,9.400,0.400,90.200;
121.50,9.400,0.400,90.200;
121.60,9.400,0.400,90.200;
121.70,9.400,0.400,90.200;
121.80,9.400,0.400,90.200;
121.90,9.400,0.400,90.200;
122.00,9.400,0.400,90.200;
122.10,9.400,0.400,90.200;
122.20,9.400,0.300,90.300;
122.30,9.400,0.300,90.300;
122.40,9.400,0.300,90.300;
122.50,9.400,0.300,90.300;
122.60,9.400,0.300,90.300;
122.70,9.400,0.300,90.300;
122.80,9.400,0.300,90.300;
122.90,9.400,0.300,90.300;
123.00,9.400,0.300,90.300;
123.10,9.400,0.300,90.300;
123.20,9.400,0.300,90.300;
123.30,9.400,0.300,90.300;
123.40,9.400,0.300,90.300;
123.50,9.400,0.300,90.300;
123.60,9.400,0.300,90.300;
123.70,9.400,0.300,90.300;
123.80,9.400,0.300,90.300;
123.90,9.400,0.300,90.300;
124.00,9.400,0.300,90.300;
124.10,9.400,0.300,90.300;
124.20,9.400,0.300,90.300;
124.30,9.400,0.300,90.300;
124.40,9.400,0.300,90.300;
124.50,9.400,0.300,90.300;
124.60,9.400,0.300,90.300;
124.70,9.400,0.300,90.300;
124.80,9.400,0.300,90.300;
124.90,9.400,0.300,90.300;
125.00,9.400,0.300,90.300;
125.10,9.400,0.300,90.300;
125.20,9.400,0.300,90.300;
125.30,9.400,0.300,90.300;
125.40,9.400,0.300,90.300;
125.50,9.400,0.300,90.300;
125.60,9.400,0.300,90.300;
125.70,9.400,0.300,90.300;
125.80,9.400,0.300,90.300;
125.90,9.400,0.300,90.300;
126.00,9.400,0.300,90.300;
126.10,9.400,0.300,90.300;
126.20,9.400,0.300,90.300;
126.30,9.400,0.300,90.300;
126.40,9.400,0.300,90.300;
126.50,9.400,0.300,90.300;
126.60,9.400,0.300,90.300;
126.70,9.400,0.300,90.300;
126.80,9.400,0.300,90.300;
126.90,9.400,0.300,90.300;
127.00,9.400,0.300,90.300;
127.10,9.400,0.300,90.300;
127.20,9.400,0.300,90.300;
127.30,9.400,0.300,90.300;
127.40,9.400,0.300,90.300;
127.50,9.400,0.300,90.300;
127.60,9.400,0.300,90.300;
127.70,9.400,0.300,90.300;
127.80,9.400,0.300,90.300;
127.90,9.400,0.300,90.300;
128.00,9.400,0.300,90.300;
128.10,9.400,0.300,90.300;
128.20,9.400,0.300,90.300;
128.30,9.400,0.300,90.300;
128.40,9.400,0.300,90.300;
128.50,9.400,0.300,90.300;
128.60,9.400,0.300,90.300;
128.70,9.400,0.300,90.300;
128.80,9.400,0.300,90.300;
128.90,9.400,0.300,90.300;
129.00,9.400,0.300,90.300;
129.10,9.400,0.300,90.300;
129.20,9.400,0.300,90.300;
129.30,9.400,0.300,90.300;
129.40,9.400,0.300,90.300;
129.50,9.400,0.300,90.300;
129.60,9.400,0.300,90.300;
129.70,9.400,0.300,90.300;
129.80,9.400,0.300,90.300;
129.90,9.400,0.300,90.300;
130.00,9.400,0.300,90.300;
130.10,9.400,0.300,90.300;
130.20,9.400,0.300,90.300;
130.30,9.400,0.300,90.300;
130.40,9.400,0.300,90.300;
130.50,9.400,0.300,90.300;
130.60,9.400,0.300,90.300;
130.70,9.400,0.300,90.300;
130.80,9.400,0.300,90.300;
130.90,9.400,0.300,90.300;
131.00,9.400,0.300,90.300;
131.10,9.400,0.300,90.300;
131.20,9.400,0.300,90.300;
131.30,9.400,0.300,90.300;
131.40,9.400,0.300,90.300;
131.50,9.400,0.300,90.300;
131.60,9.400,0.300,90.300;
131.70,9.400,0.300,90.300;
131.80,9.400,0.300,90.300;
131.90,9.400,0.300,90.300;
132.00,9.400,0.300,90.300;
132.10,9.400,0.300,90.300;
132.20,9.400,0.300,90.300;
132.30,9.400,0.300,90.300;
132.40,9.400,0.300,90.300;
132.50,9.400,0.300,90.300;
132.60,9.400,0.300,90.300;
132.70,9.400,0.300,90.300;
132.80,9.400,0.300,90.300;
132.90,9.400,0.300,90.300;
133.00,9.400,0.300,90.300;
133.10,9.400,0.300,90.300;
133.20,9.400,0.300,90.300;
133.30,9.400,0.300,90.300;
133.40,9.400,0.300,90.300;
133.50,9.400,0.200,90.400;
133.60,9.400,0.200,90.400;
133.70,9.400,0.200,90.400;
133.80,9.400,0.200,90.400;
133.90,9.400,0.200,90.400;
134.00,9.400,0.200,90.400;
134.10,9.400,0.200,90.400;
134.20,9.400,0.200,90.400;
134.30,9.400,0.200,90.400;
134.40,9.400,0.200,90.400;
134.50,9.400,0.200,90.400;
134.60,9.400,0.200,90.400;
134.70,9.400,0.200,90.400;
134.80,9.400,0.200,90.400;
134.90,9.400,0.200,90.400;
135.00,9.400,0.200,90.400;
135.10,9.400,0.200,90.400;
135.20,9.400,0.200,90.400;
135.30,9.400,0.200,90.400;
135.40,9.400,0.200,90.400;
135.50,9.400,0.200,90.400;
135.60,9.400,0.200,90.400;
135.70,9.400,0.200,90.400;
135.80,9.400,0.200,90.400;
135.90,9.400,0.200,90.400;
136.00,9.400,0.200,90.400;
136.10,9.400,0.200,90.400;
136.20,9.400,0.200,90.400;
136.30,9.400,0.200,90.400;
136.40,9.400,0.200,90.400;
136.50,9.400,0.200,90.400;
136.60,9.400,0.200,90.400;
136.70,9.400,0.200,90.400;
136.80,9.400,0.200,90.400;
136.90,9.400,0.200,90.400;
137.00,9.400,0.200,90.400;
137.10,9.400,0.200,90.400;
137.20,9.400,0.200,90.400;
137.30,9.400,0.200,90.400;
137.40,9.400,0.200,90.400;
137.50,9.400,0.200,90.400;
137.60,9.400,0.200,90.400;
137.70,9.400,0.200,90.400;
137.80,9.400,0.200,90.400;
137.90,9.400,0.200,90.400;
138.00,9.400,0.200,90.400;
138.10,9.400,0.200,90.400;
138.20,9.400,0.200,90.400;
138.30,9.400,0.200,90.400;
138.40,9.400,0.200,90.400;
138.50,9.400,0.200,90.400;
138.60,9.400,0.200,90.400;
138.70,9.400,0.200,90.400;
138.80,9.400,0.200,90.400;
138.90,9.400,0.200,90.400;
139.00,9.400,0.200,90.400;
139.10,9.400,0.200,90.400;
139.20,9.400,0.200,90.400;
139.30,9.400,0.200,90.400;
139.40,9.400,0.200,90.400;
139.50,9.400,0.200,90.400;
139.60,9.400,0.200,90.400;
139.70,9.400,0.200,90.400;
139.80,9.400,0.200,90.400;
139.90,9.400,0.200,90.400;
140.00,9.400,0.200,90.400;
140.10,9.400,0.200,90.400;
140.20,9.400,0.200,90.400;
140.30,9.400,0.200,90.400;
140.40,9.400,0.200,90.400;
140.50,9.400,0.200,90.400;
140.60,9.400,0.200,90.400;
140.70,9.400,0.200,90.400;
140.80,9.400,0.200,90.400;
140.90,9.400,0.200,90.400;
141.00,9.400,0.200,90.400;
141.10,9.400,0.200,90.400;
141.20,9.400,0.200,90.400;
141.30,9.400,0.200,90.400;
141.40,9.400,0.200,90.400;
141.50,9.400,0.200,90.400;
141.60,9.400,0.200,90.400;
141.70,9.400,0.200,90.400;
141.80,9.400,0.200,90.400;
141.90,9.400,0.200,90.400;
142.00,9.400,0.200,90.400;
142.10,9.400,0.200,90.400;
142.20,9.400,0.200,90.400;
142.30,9.400,0.200,90.400;
142.40,9.400,0.200,90.400;
142.50,9.400,0.200,90.400;
142.60,9.400,0.200,90.400;
142.70,9.400,0.200,90.400;
142.80,9.400,0.200,90.400;
142.90,9.400,0.200,90.400;
143.00,9.400,0.200,90.400;
143.10,9.400,0.200,90.400;
143.20,9.400,0.200,90.400;
143.30,9.400,0.200,90.400;
143.40,9.400,0.200,90.400;
143.50,9.400,0.200,90.400;
143.60,9.400,0.200,90.400;
143.70,9.400,0.200,90.400;
143.80,9.400,0.200,90.400;
143.90,9.400,0.200,90.400;
144.00,9.400,0.200,90.400;
144.10,9.400,0.200,90.400;
144.20,9.400,0.200,90.400;
144.30,9.400,0.200,90.400;
144.40,9.400,0.200,90.400;
144.50,9.400,0.200,90.400;
144.60,9.400,0.200,90.400;
144.70,9.400,0.200,90.400;
144.80,9.400,0.200,90.400;
144.90,9.400,0.200,90.400;
145.00,9.400,0.200,90.400;
145.10,9.400,0.200,90.400;
145.20,9.400,0.200,90.400;
145.30,9.400,0.200,90.400;
145.40,9.400,0.200,90.400;
145.50,9.400,0.200,90.400;
145.60,9.400,0.200,90.400;
145.70,9.400,0.200,90.400;
145.80,9.400,0.200,90.400;
145.90,9.400,0.200,90.400;
146.00,9.400,0.200,90.400;
146.10,9.400,0.200,90.400;
146.20,9.400,0.200,90.400;
146.30,9.400,0.200,90.400;
146.40,9.400,0.200,90.400;
146.50,9.400,0.200,90.400;
146.60,9.400,0.200,90.400;
146.70,9.400,0.100,90.500;
146.80,9.400,0.100,90.500;
146.90,9.400,0.100,90.500;
147.00,9.400,0.100,90.500;
147.10,9.400,0.100,90.500;
147.20,9.400,0.100,90.500;
147.30,9.400,0.100,90.500;
147.40,9.400,0.100,90.500;
147.50,9.400,0.100,90.500;
147.60,9.400,0.100,90.500;
147.70,9.400,0.100,90.500;
147.80,9.400,0.100,90.500;
147.90,9.400,0.100,90.500;
148.00,9.400,0.100,90.500;
148.10,9.400,0.100,90.500;
148.20,9.400,0.100,90.500;
148.30,9.400,0.100,90.500;
148.40,9.400,0.100,90.500;
148.50,9.400,0.100,90.500;
148.60,9.400,0.100,90.500;
148.70,9.400,0.100,90.500;
148.80,9.400,0.100,90.500;
148.90,9.400,0.100,90.500;
149.00,9.400,0.100,90.500;
149.10,9.400,0.100,90.500;
149.20,9.400,0.100,90.500;
149.30,9.400,0.100,90.500;
149.40,9.400,0.100,90.500;
149.50,9.400,0.100,90.500;
149.60,9.400,0.100,90.500;
149.70,9.400,0.100,90.500;
149.80,9.400,0.100,90.500;
149.90,9.400,0.100,90.500;
150.00,9.400,0.100,90.500;
];
time = dynamics (:, 1);
susceptible = dynamics (:, 2);
infected = dynamics (:, 3);
recovered = dynamics (:, 4);
totalPopulation = susceptible(1) + infected(1) + recovered(1);
susceptibleRatio = susceptible ./ totalPopulation;
infectedRatio = infected ./ totalPopulation;
recoveredRatio = recovered ./ totalPopulation;
steps = length (time);
indices = 0 : steps - 1;
replications = 10;
figure
plot (indices, susceptibleRatio.', 'color', 'blue', 'linewidth', 2);
hold on
plot (indices, infectedRatio.', 'color', 'red', 'linewidth', 2);
hold on
plot (indices, recoveredRatio.', 'color', 'green', 'linewidth', 2);
set(gca,'YTick',0:0.05:1.0);
set(gca,'XTick', indices(1:100:end), 'xticklabel', time(1:100:end));
xlabel ('Time');
ylabel ('Population Ratio');
legend('Susceptible','Infected', 'Recovered');
%titleStr = sprintf('SIR Dynamics of %i agents, with 0.10 dt, %i steps, 10 replications', totalPopulation, steps)
%title (titleStr);
